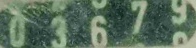
#> input picture assets/raw/meter.png, 196 x 48 px
$ python fourier.py ../../assets/raw/meter.png
#> lines starting #> are read from the running program, lines starting #| are printed output that depends on the picture
"""Frequency-domain filtering on a real image (Week 6)."""
import sys, cv2, numpy as np

def spectrum(img):
    F = np.fft.fftshift(np.fft.fft2(img))
    mag = 20*np.log(np.abs(F)+1)
    return cv2.normalize(mag, None, 0, 255, cv2.NORM_MINMAX).astype(np.uint8), F

def disc(shape, r, low=True):
    rows, cols = shape; cy, cx = rows//2, cols//2
    Y, X = np.ogrid[:rows, :cols]
    d = np.sqrt((Y-cy)**2 + (X-cx)**2)
    return ((d <= r) if low else (d > r)).astype(np.float32)

def apply(F, mask):
    img = np.abs(np.fft.ifft2(np.fft.ifftshift(F*mask)))
    return cv2.normalize(img, None, 0, 255, cv2.NORM_MINMAX).astype(np.uint8)

def main(path):
#> called with path = '../../assets/raw/meter.png'
    g = cv2.resize(cv2.cvtColor(cv2.imread(path), cv2.COLOR_BGR2GRAY), (256,256))
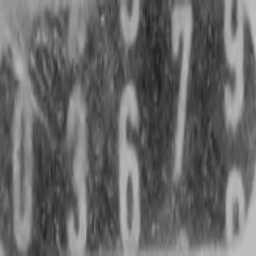
#> g: shape (256, 256); min 32, max 197, mean 103.6
    spec, F = spectrum(g)
#> in spectrum, `mag = 20*np.log(np.abs(F)+1)`:
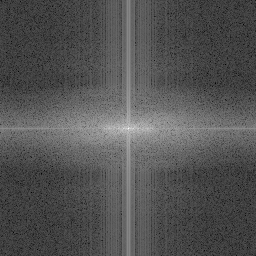
#> mag: shape (256, 256) float64; min 7.45, max 314.6, mean 108.1; drawn with min black and max white
    cv2.imwrite("out_spectrum.png", spec)
    cv2.imwrite("out_lowpass.png", apply(F, disc(g.shape, 30, True)))
#> in apply, `return cv2.normalize(img, None, 0, 255, cv2.NORM_MINMAX).astype(np.uin..`:
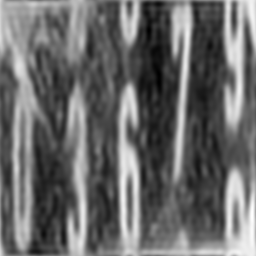
#> returned value: shape (256, 256); min 0, max 255, mean 105.5
    cv2.imwrite("out_highpass.png", apply(F, disc(g.shape, 20, False)))
#> in apply (call 2), `img = np.abs(np.fft.ifft2(np.fft.ifftshift(F*mask)))`:
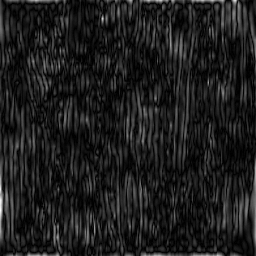
#> img: shape (256, 256) float64; min 2.41e-05, max 66.16, mean 7.7; drawn with min black and max white
    print("wrote spectrum, lowpass, highpass")

if __name__ == "__main__":
    main(sys.argv[1] if len(sys.argv) > 1 else r"E:/data/plate/unique_maxsize/11147L.jpg")

$ run again, on assets/raw/meter2.png
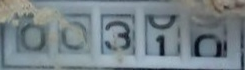
#> input picture assets/raw/meter2.png, 245 x 70 px
#> in apply, `return cv2.normalize(img, None, 0, 255, cv2.NORM_MINMAX).astype(np.uin..`:
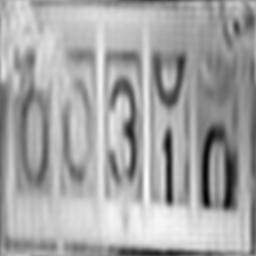
#> returned value: shape (256, 256); min 0, max 255, mean 165.5
#> in apply (call 2), `img = np.abs(np.fft.ifft2(np.fft.ifftshift(F*mask)))`:
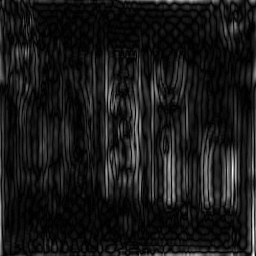
#> img: shape (256, 256) float64; min 0.000177, max 58.98, mean 5.7; drawn with min black and max white
